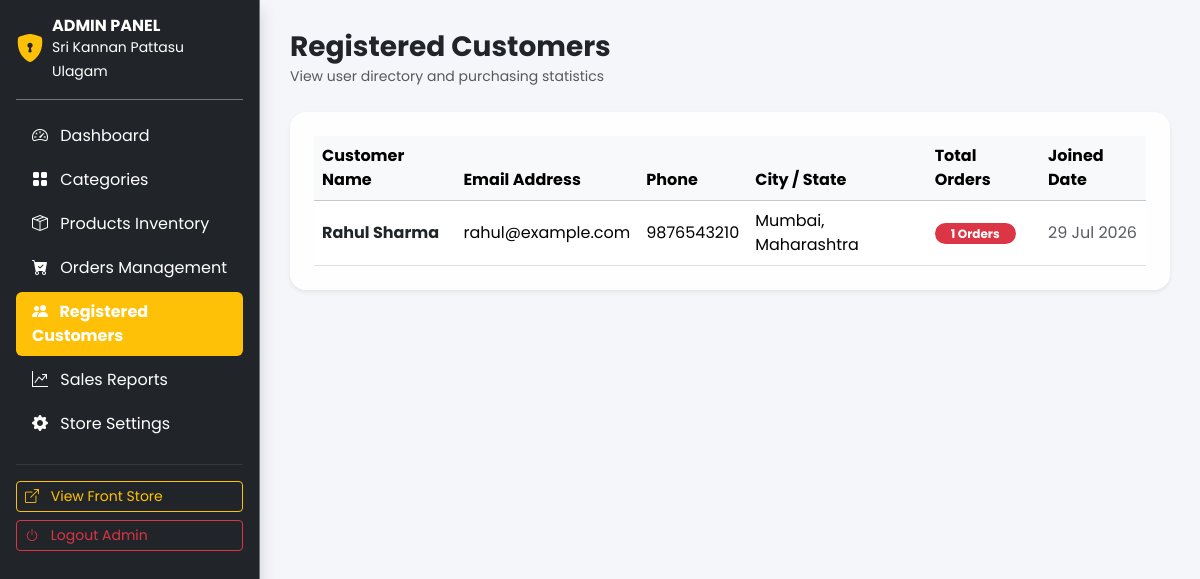
The page /admin/customers.php (signed in) on the database its author committed.
### tables this page shows
CREATE TABLE IF NOT EXISTS `users` (
  `id` INT AUTO_INCREMENT PRIMARY KEY,
  `full_name` VARCHAR(100) NOT NULL,
  `email` VARCHAR(100) NOT NULL UNIQUE,
  `password` VARCHAR(255) NOT NULL,
  `phone` VARCHAR(20) NOT NULL,
  `address` TEXT NULL,
  `city` VARCHAR(50) NULL,
  `state` VARCHAR(50) NULL,
  `pincode` VARCHAR(10) NULL,
  `status` ENUM('active', 'inactive') DEFAULT 'active',
  `created_at` TIMESTAMP DEFAULT CURRENT_TIMESTAMP
);

### includes/functions.php (called while the page is built, shortened)
<?php
function e($string) {
    return htmlspecialchars($string ?? '', ENT_QUOTES, 'UTF-8');
}

### admin/customers.php (the view, shortened to what this page needs)
<?php
require_once __DIR__ . '/../includes/functions.php';
$stmt = $db->query("SELECT u.*, COUNT(o.id) as order_count FROM users u LEFT JOIN orders o ON u.id = o.user_id GROUP BY u.id ORDER BY u.id DESC");
$customers = $stmt->fetchAll();
?>
<!DOCTYPE html>
<html lang="en">
<head>
    <link href="https://cdn.jsdelivr.net/npm/bootstrap@5.3.2/dist/css/bootstrap.min.css" rel="stylesheet">
    <link rel="stylesheet" href="https://cdn.jsdelivr.net/npm/bootstrap-icons@1.11.1/font/bootstrap-icons.css">
    <link rel="stylesheet" href="<?= BASE_URL; ?>assets/css/style.css">
    <link rel="stylesheet" href="<?= BASE_URL; ?>assets/css/admin.css">
</head>
<body>
<div class="d-flex">
    <?php include __DIR__ . '/../includes/sidebar.php'; ?>
    <div class="admin-content flex-grow-1">
        <div class="d-flex justify-content-between align-items-center mb-4">
            <div>
                <h3 class="fw-bold text-dark mb-0">Registered Customers</h3>
                <small class="text-muted">View user directory and purchasing statistics</small>
            </div>
        </div>
        <div class="card glass-card border-0 shadow-sm p-4">
            <div class="table-responsive">
                <table class="table align-middle table-hover mb-0">
                    <thead class="table-light">
                        <tr>
                            <th>Customer Name</th>
                            <th>Email Address</th>
                            <th>Phone</th>
                            <th>City / State</th>
                            <th>Total Orders</th>
                            <th>Joined Date</th>
                        </tr>
                    </thead>
                    <tbody>
                        <?php foreach ($customers as $c): ?>
                            <tr>
                                <td class="fw-bold text-dark"><?= e($c['full_name']); ?></td>
                                <td><?= e($c['email']); ?></td>
                                <td><?= e($c['phone']); ?></td>
                                <td><?= e($c['city']); ?>, <?= e($c['state']); ?></td>
                                <td><span class="badge bg-danger rounded-pill px-3"><?= $c['order_count']; ?> Orders</span></td>
                                <td class="fs-7 text-muted"><?= date('d M Y', strtotime($c['created_at'])); ?></td>
                            </tr>
                        <?php endforeach; ?>
                    </tbody>
                </table>
            </div>
        </div>
    </div>
</div>
</body>
</html>

### assets/css/style.css (style rules this page uses)
:root { --primary-color: #D32F2F; --primary-hover: #B71C1C; --secondary-color: #FFC107; --secondary-hover: #FFA000; --bg-color: #F8F9FA; --dark-color: #212529; --card-bg: rgba(255, 255, 255, 0.95); --font-family: 'Poppins', sans-serif; }
body { font-family: var(--font-family); background-color: var(--bg-color); color: var(--dark-color); overflow-x: hidden; }
.glass-card { background: rgba(255, 255, 255, 0.85); backdrop-filter: blur(12px); -webkit-backdrop-filter: blur(12px); border: 1px solid rgba(255, 255, 255, 0.3); border-radius: 16px; box-shadow: 0 8px 32px 0 rgba(31, 38, 135, 0.08); }

### assets/css/admin.css (style rules this page uses)
.admin-content { margin-left: 260px; padding: 30px; background-color: #f4f6f9; min-height: 100vh; }

### rows shown on the page
users: full_name "Rahul Sharma", email "rahul@example.com", phone "9876543210", city "Mumbai", state "Maharashtra", order_count "1", created_at "29 Jul 2026"
